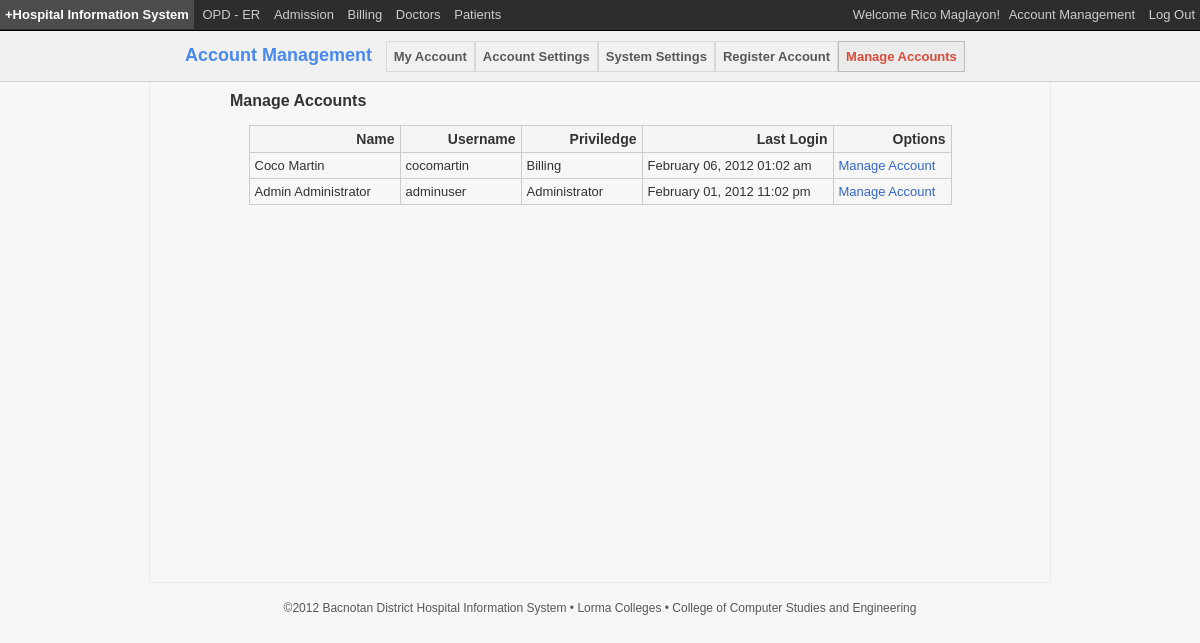
The app's page /accountmgmt.php?acct=manageacct (signed in) with its own data.
### tables this page shows
CREATE TABLE IF NOT EXISTS `tblusers` (
  `uid` int(11) NOT NULL AUTO_INCREMENT,
  `firstname` varchar(30) NOT NULL,
  `lastname` varchar(30) NOT NULL,
  `username` varchar(30) NOT NULL,
  `password` varchar(40) NOT NULL,
  `department` varchar(20) NOT NULL,
  `dateregistered` datetime NOT NULL,
  `lastlogin` datetime NOT NULL,
  PRIMARY KEY (`uid`)
);

### functions/verification.func.php (called while the page is built, shortened)
<?php
function checkPriviledgePatientCare($uid){
	$uid = (int)$uid;
	$query = mysql_query("SELECT COUNT('uid') FROM tblusers WHERE uid = $uid AND department='Patient Care'");
	return (mysql_result($query, 0) == 1) ? true : false;
}
?>

### functions/user.func.php (the view, shortened to what this page needs)
<?php
function logged_in(){
	return isset($_SESSION['securedid']);
}
function getUserInfo($uid){
	$uid = (int)$uid;
	$info = array();
	$query = mysql_query("SELECT * FROM tblusers WHERE uid = '$uid' LIMIT 1");
	while ($row = mysql_fetch_assoc($query)){
		$info[] = array(
					'firstname' => $row['firstname'],
					'lastname' => $row['lastname'],
					'username' => $row['username'],
					'priviledge' => $row['department'],
					'dateregistered' => $row['dateregistered'],
					'lastlogin' => $row['lastlogin']
				);
	}
	return $info;
}
function getAllUsers(){
	$uid = $_SESSION["uid"];
	$users = "";
	$getusers = mysql_query("SELECT * FROM tblusers WHERE uid != '$uid' ORDER BY uid DESC");
	while($row = mysql_fetch_array($getusers)){
		if ($row["lastlogin"] != "0000-00-00 00:00:00"){
			$time = date("F d, Y h:m a", strtotime($row["lastlogin"]));
		}else{
			$time = "No last login found";
		}
		$users .= '<div class="acct-row-content" onclick="window.location = \'viewaccount.php?uid='.$row["uid"].'\'" title="Manage Account of '.$row["firstname"].' '.$row["lastname"].'">';
		$users .= '<div class="content-cell">'.$row["firstname"].' '.$row["lastname"].'</div>';
		$users .= '<div class="content-cell">'.$row["username"].'</div>';
		$users .= '<div class="content-cell">'.$row["department"].'</div>';
		$users .= '<div class="content-cell">'.$time.'</div>';
		$users .= '<div class="content-cell acct-cont-opt"><a href="viewaccount.php?uid='.$row["uid"].'" title="Manage Account of '.$row["firstname"].' '.$row["lastname"].'">Manage Account</a></div>';
		$users .= '</div>';
	}
	return $users;
}
?>

### templates/header.php
<span class="leftMenu">
	<a href="index.php" id="headerTitle"><b>+Hospital Information System</b></a>
<?php if (logged_in()){ ?>
    <a href="opd-er.php">OPD - ER</a>
    <a href="admission.php">Admission</a>
	<?php if(checkPriviledgePatientCare($_SESSION["uid"])===false){?>
    <a href="billing.php">Billing</a>
    <a href="doctors.php">Doctors</a>
	<?php } ?>
	<a href="patients.php">Patients</a>
<?php }?>
</span>
<?php
if (logged_in()){
	$fl = getUserInfo($_SESSION["uid"]);
	foreach ($fl as $r){
		$ufirstname = $r["firstname"];
		$ulastname = $r["lastname"];
	}
?>
<span class="rightMenu">
	Welcome <?php echo $ufirstname;?> <?php echo $ulastname;?>!
	<a href="accountmgmt.php">Account Management</a>
	<a href="logout.php">Log Out</a>
</span>
<?php }?>

### css/styleMain.css (style rules this page uses)
* { margin: 0; padding: 0; }
html, body { background:#f7f7f7;-moz-border-radius:3px;-webkit-border-radius:3px;border-radius:3px;background-image:-moz-linear-gradient(top,#ffffff 0,#f1f1f1 100%);background-image:-ms-linear-gradient(top,#ffffff 0,#f1f1f1 100%);background-image:-o-linear-gradient(top,#ffffff 0,#f1f1f1 100%);background-repeat:repeat-y; min-height: 650px; }
#headerTitle { color: #fff; }
.leftMenu { float: left; text-align: left; }
.rightMenu { float: right; text-align: right; }
.leftMenu a, .rightMenu a { display:inline-block; text-decoration: none; font-size: 13px; color:#cccccc; line-height:25px; padding: 2px 5px 2px 5px; }

### css/styleAccount.css (style rules this page uses)
#accountHolder a { font-family: Arial,sans-serif; font-size: 13px; color: #3366cc; }
#accountHolder a:link { font-family: Arial,sans-serif; font-size: 13px; text-decoration: none; }
.acct-row-header, .acct-row-content { display: table-row; }
.content-cell { font-family: Arial,sans-serif; color: #333333; display: table-cell; font-size: 13px; text-align: center; padding: 5px; border: 1px solid #ccc; border-top: none; border-right: none; border-collapse: collapse; }
div.acct-cont-opt { border-right:1px solid #ccc; }
.content-cell { font-family: Arial,sans-serif; color: #333333; display: table-cell; font-size: 13px; text-align: left; padding: 5px; border: 1px solid #ccc; border-top: none; border-right: none; border-collapse: collapse; }

### records on screen
tblusers: firstname "Rico", lastname "Maglayon"
tblusers: firstname "Coco", lastname "Martin", username "cocomartin", department "Billing", lastlogin "February 06, 2012 01:02 am"
tblusers: firstname "Admin", lastname "Administrator", username "adminuser", department "Administrator", lastlogin "February 01, 2012 11:02 pm"
